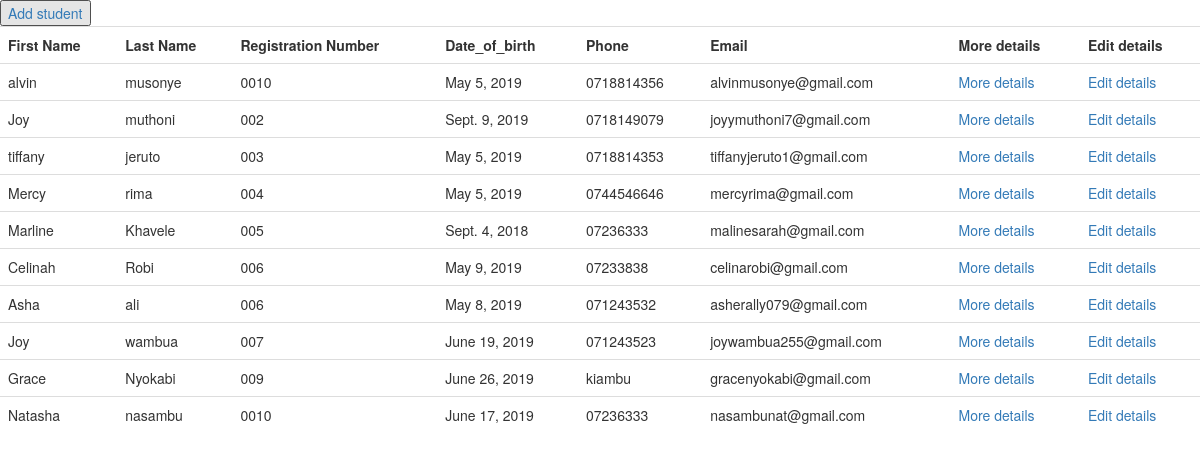
The page /student/list/ on the database its author committed.
### student/models.py (models this page shows, shortened)
class Student(models.Model):
    first_name = models.CharField(max_length=50)
    last_name = models.CharField(max_length=50)
    date_of_birth = models.DateField()
    registration_number = models.CharField(max_length=50)
    place_of_residence = models.CharField(max_length=50)
    phone_number = models.CharField(max_length=50)
    email = models.EmailField(max_length=50)
    guardian_phone = models.CharField(max_length=50)
    id_number = models.IntegerField()
    date_joined = models.DateField()
    profile_picture = models.ImageField(upload_to="student_image",blank=True,null=True)
    course = models.ManyToManyField(Course,blank=True,null=True)
    def get_age(self):
     today =datetime.date.today()
     return  today.year- self.date_of_birth.year
    age=property(get_age)

### student/views.py (the view)
# urls.py: path("list/",list_students,name="list_student"),
def list_students(request):
    students=Student.objects.all()
    return render(request,'list_students.html',{"students":students})

### student/templates/list_students.html (shortened to what this page needs)
<!DOCTYPE html>
<html>
<head>
	 <link rel="stylesheet" href="https://maxcdn.bootstrapcdn.com/bootstrap/3.4.0/css/bootstrap.min.css">
</head>
<body>
	 <table class="table">
		<div class="container">
		<tr>
			<button><a href="/student/add">Add student</a></button>
			<th>First Name</th>
			<th>Last Name</th>
			<th>Registration Number</th>
			<th>Date_of_birth</th>
			<th>Phone</th>
			<th>Email</th>
			<th>More details</th>
			<th>Edit details</th>
			{% for student in students%}
			<tr>
				<td>{{student.first_name}}</td>
				<td>{{student.last_name}}</td>
				<td>{{student.registration_number}}</td>
				<td>{{student.date_joined}}</td>
				<td>{{student.phone_number}}</td>
				<td>{{student.email}}</td>
				<td><a href="/student/detail/{{student.pk}}/">More details</a></td>
				<td><a href="/student/edit/{{student.pk}}/">Edit details</a></td>
			</tr>
			{% endfor %}
		</tr>
	</div>
	</table>
</body>
</html>

### rows shown on the page
Student: first_name "alvin", last_name "musonye", registration_number "0010", date_joined "May 5, 2019", phone_number "0718814356", email "alvinmusonye@gmail.com"
Student: first_name "Joy", last_name "muthoni", registration_number "002", date_joined "Sept. 9, 2019", phone_number "0718149079", email "joyymuthoni7@gmail.com"
Student: first_name "tiffany", last_name "jeruto", registration_number "003", date_joined "May 5, 2019", phone_number "0718814353", email "tiffanyjeruto1@gmail.com"
Student: first_name "Mercy", last_name "rima", registration_number "004", date_joined "May 5, 2019", phone_number "0744546646", email "mercyrima@gmail.com"
Student: first_name "Marline", last_name "Khavele", registration_number "005", date_joined "Sept. 4, 2018", phone_number "07236333", email "malinesarah@gmail.com"
Student: first_name "Celinah", last_name "Robi", registration_number "006", date_joined "May 9, 2019", phone_number "07233838", email "celinarobi@gmail.com"
Student: first_name "Asha", last_name "ali", registration_number "006", date_joined "May 8, 2019", phone_number "071243532", email "asherally079@gmail.com"
Student: first_name "Joy", last_name "wambua", registration_number "007", date_joined "June 19, 2019", phone_number "071243523", email "joywambua255@gmail.com"
Student: first_name "Grace", last_name "Nyokabi", registration_number "009", date_joined "June 26, 2019", phone_number "kiambu", email "gracenyokabi@gmail.com"
Student: first_name "Natasha", last_name "nasambu", registration_number "0010", date_joined "June 17, 2019", phone_number "07236333", email "nasambunat@gmail.com"
